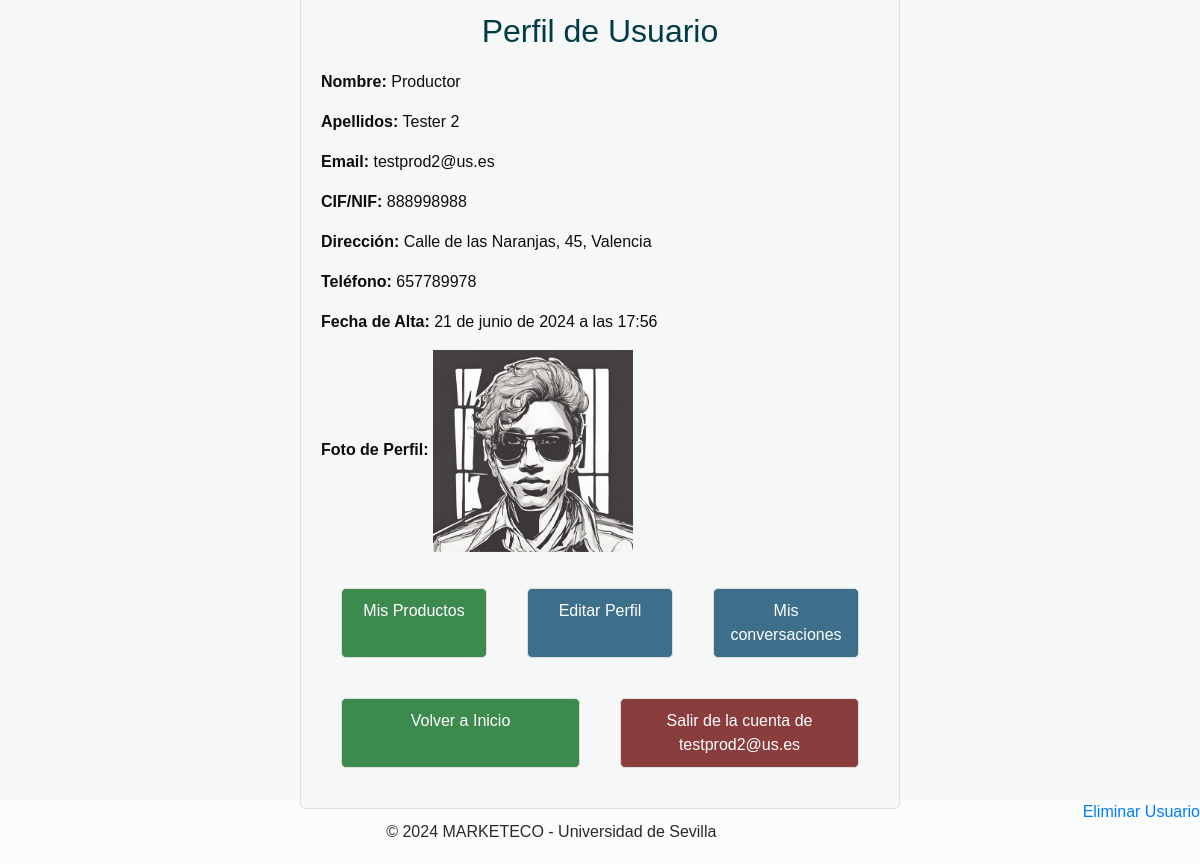
The app's page /usuarios/perfil/ (signed in) with its own data.
### Apps/Usuarios/models.py (models this page shows)
class Consumidor(AbstractUser):
    username = models.CharField('Username', blank=True, max_length=50)
    email = models.EmailField('Correo electrónico', unique=True, max_length=100)
    nombre = models.CharField('Nombre', max_length=254, blank=True, null=True)
    apellidos = models.CharField('Apellidos', max_length=254, blank=True, null=True)
    direccion = models.CharField('Direccion', max_length=255, blank=True, null=True)
    telefono = models.CharField('Teléfono', max_length=20, blank=True, null=True)
    fecha_alta = models.DateTimeField('Fecha de Alta', auto_now_add=True)
    photo = models.ImageField('Imagen de Perfil', upload_to='Usuarios/perfiles/', blank=True, null=True)
    photo_url = models.URLField('URL de Imagen de Perfil', blank=True, null=True)
    is_productor = models.BooleanField(default=False)
    is_active = models.BooleanField(default=True)
    is_staff = models.BooleanField(default=False)
    is_superuser = models.BooleanField(default=False)
    USERNAME_FIELD = 'email'
    REQUIRED_FIELDS = []
    objects = CustomUserManager()
    class Meta:
        verbose_name_plural = "Consumidores"

class Productor(Consumidor):
    cif = models.CharField('CIF', unique=True, max_length=200)
    USERNAME_FIELD = 'email'
    REQUIRED_FIELDS = []
    objects = CustomUserManager()
    class Meta:
        verbose_name_plural = "Productores"

### Apps/Usuarios/views.py (the view)
# urls.py: path('usuarios/perfil/', usuarios_views.perfil, name='perfil'),
@login_required
def perfil(request):
    user = request.user
    if hasattr(user, 'productor'):
        user = user.productor
    context = {
        'user': user
    }
    if(isinstance(user, Productor)):
        return render(request, 'perfil_prod.html', context)
    else:
        return render(request, 'perfil.html', context)

### Apps/Usuarios/templates/perfil_prod.html (shortened to what this page needs)
<!DOCTYPE html>
<html lang="en">
<head>
    <link rel="stylesheet" type="text/css" href="https://cdnjs.cloudflare.com/ajax/libs/OwlCarousel2/2.1.3/assets/owl.carousel.min.css" />
    <link rel="stylesheet" type="text/css" href="/../static/css/bootstrap.css"/>
    <link href="/../static/css/style.css" rel="stylesheet" />
    <link href="/../static/css/responsive.css" rel="stylesheet" />
</head>
<body>
    <div class="container_perfil">
        <div class="perfil_form">
            <h2>Perfil de Usuario</h2>
            <p><strong>Nombre:</strong> {{ user.nombre|default:"Sin nombre establecido" }}</p>
            <p><strong>Apellidos:</strong> {{ user.apellidos|default:"Sin apellidos establecidos" }}</p>
            <p><strong>Email:</strong> {{ user.email }}</p>
            <p><strong>CIF/NIF:</strong> {{ user.cif }}</p>
            <p><strong>Dirección:</strong> {{ user.direccion|default:"Sin dirección establecida" }}</p>
            <p><strong>Teléfono:</strong> {{ user.telefono|default:"Sin teléfono establecido" }}</p>
            <p><strong>Fecha de Alta:</strong> {{ user.fecha_alta }}</p>
            <p>
                <strong>Foto de Perfil:</strong>
                {% if user.photo_url %}
                    <img src="{{ user.photo.url }}" alt="Foto de Perfil" width="200">
                {% elif user.photo %}
                    <img src="{{ user.photo.url }}" alt="Foto de Perfil" width="200">
                {% else %}
                    No has subido una foto de perfil.
                {% endif %}
            </p>
            {% if user.is_productor %}
            <div class="button_group">
                <a href="{% url 'products' %}" class="btn">Mis Productos</a>
                <a href="{% url 'edit_profile_prod' %}" class="btn btn_pass">Editar Perfil</a>
                <a href="{% url 'lista_conversaciones' %}" class="btn btn_pass">Mis conversaciones</a>
            {% endif %}
            </div>
            <div class="button_group">
                <a href="/" class="btn btn_back">Volver a Inicio</a>
                <a href="/usuarios/signup/logout" class="btn btn-cancel">Salir de la cuenta de {{ user.username }}</a>
            </div>
        </div>
    </div>
        <a href="{% url 'eliminar_user' %}" style="float: right; margin-right: 0px;">Eliminar Usuario</a>
    <section class="container-fluid footer_section_perfil">
        <p>
        &copy;  2024 MARKETECO - Universidad de Sevilla </a>
        </p>
    </section>
</body>
</html>

### static/css/style.css (style rules this page uses)
body { font-family: "Poppins", sans-serif; color: #0c0c0c; background-color: #ffffff; }
a, a:hover, a:focus { text-decoration: none; }
.btn, .btn:focus { outline: none !important; -webkit-box-shadow: none; box-shadow: none; }

### Apps/Usuarios/templates/perfil_prod.html (style rules this page uses)
body, html { height: 100%; margin: 0; font-family: Arial, sans-serif; justify-content: center; align-items: center; }
.container_perfil { background-color: #f6f8f7; height: 100vh; display: flex; justify-content: center; align-items: center; }
.perfil_form { width: 100%; padding: 20px; margin: 300px; border: 1px solid #ddd; border-radius: 5px; background-color: #f6f8f7; }
.perfil_form h2 { text-align: center; margin-bottom: 20px; color: #023b48; }
.btn { width: calc(100% - 22px); padding: 10px; margin: 20px; border: 1px solid #ddd; border-radius: 5px; box-sizing: border-box; background-color: #3d8a4f; color: #ffffff; cursor: pointer; transition: background-color 0.3s ease; }
.btn-cancel { width: calc(100% - 22px); padding: 10px; margin: 20px; border: 1px solid #ddd; border-radius: 5px; box-sizing: border-box; background-color: #8a3d3d; color: #ffffff; cursor: pointer; transition: background-color 0.3s ease; }
.btn_pass { border: 1px solid #ddd; background-color: #3d6f8a; color: #ffffff; }
.button_group { display: flex; justify-content: center; }
.footer_section_perfil { background-color: #fbfdfd; padding: 20px; font-weight: 500; }
.footer_section_perfil p { color: #292929; margin: 0; text-align: center; }

### records on screen
Consumidor: nombre "Productor", apellidos "Tester 2", email "testprod2@us.es", direccion "Calle de las Naranjas, 45, Valencia", telefono "657789978", fecha_alta "21 de junio de 2024 a las 17:56", photo (picture), username "testprod2@us.es"
Productor: cif "888998988"
